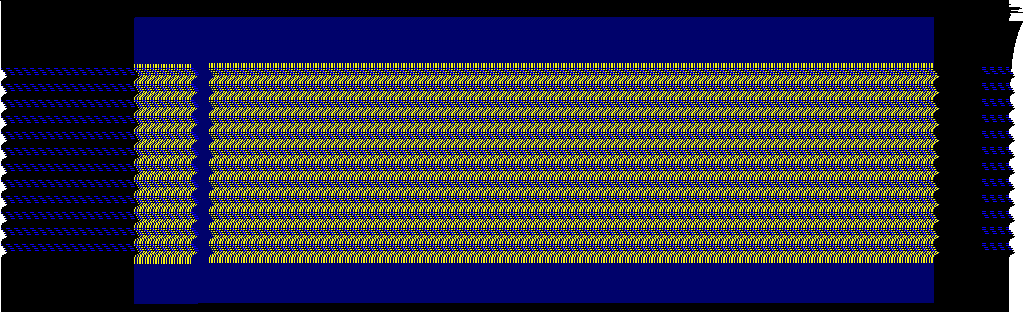
#> input picture UnitTests/RealCpc/reference/t3mode_crtc1.png, 1024 x 312 px
$ python t5_edges.py ../../../RealCpc/reference/t3mode_crtc1.png out.png
#> lines starting #> are read from the running program, lines starting #| are printed output that depends on the picture; after the words box and inside, x2 and y2 are one past the last pixel; in counts of white or black regions, pixels touching at a corner belong together
# Left / right paper edges of a T5 photo (green - red contrast) or Sugarbox capture, per CPC line of the paper.
import sys, numpy as np
from PIL import Image

def uniform_filter1d(a, n, axis=-1):
    a=np.moveaxis(np.asarray(a,dtype=float),axis,-1)
    k=np.ones(n)/n
    pad=n//2
    b=np.pad(a,[(0,0)]*(a.ndim-1)+[(pad,n-1-pad)],mode='edge')
    c=np.cumsum(b,axis=-1); c=np.concatenate([np.zeros(c.shape[:-1]+(1,)),c],axis=-1)
    r=(c[...,n:]-c[...,:-n])/n
    return np.moveaxis(r,-1,axis)

def paper_mask(path):
    a=np.asarray(Image.open(path).convert('RGB')).astype(float)
    if path.endswith('.png'):        # Sugarbox capture : paper white, text black, border elsewhere
        return (a[...,0]>200)&(a[...,1]>200)|((a.sum(2)<30)&False), True
    import os
    if os.environ.get('T5_BLUE'):
        bl=a[...,2]-(a[...,0]+a[...,1])/2
        bl=uniform_filter1d(uniform_filter1d(bl,15,axis=1),9,axis=0)
        H,W=bl.shape
        c=bl[H//10:9*H//10, W//10:9*W//10].ravel()
        h,edges_=np.histogram(c,256); mids=(edges_[:-1]+edges_[1:])/2
        best=None
        for t in range(1,255):
            w0=h[:t].sum(); w1=h[t:].sum()
            if w0==0 or w1==0: continue
            m0=(h[:t]*mids[:t]).sum()/w0; m1=(h[t:]*mids[t:]).sum()/w1
            v=w0*w1*(m0-m1)**2
            if best is None or v>best[0]: best=(v,mids[t])
        lum=uniform_filter1d(a.mean(2),15,axis=1)
        return (bl<best[1])&(lum>140), False
    y=a.mean(2)
    # text texture : local standard deviation of the luminance over 15 x 9 photo pixels
    m=uniform_filter1d(uniform_filter1d(y,15,axis=1),9,axis=0)
    m2=uniform_filter1d(uniform_filter1d(y*y,15,axis=1),9,axis=0)
    sd=np.sqrt(np.maximum(m2-m*m,0))
    H,W=sd.shape
    c=sd[H//3:2*H//3, W//3:2*W//3]
    thr=0.5*np.percentile(c,50)
    return sd>thr, False

def edges(mask, min_run):
    H,W=mask.shape
    L=np.full(H,np.nan); R=np.full(H,np.nan)
    for y in range(H):
        m=mask[y]
        # close the text holes : the paper is where the mask is set in most of a 2*min_run window
        f=uniform_filter1d(m.astype(float),min_run)>0.35
        xs=np.nonzero(f)[0]
        if len(xs)<W*0.25: continue
        # longest run
        d=np.diff(np.concatenate(([0],f.astype(int),[0])))
        st=np.nonzero(d==1)[0]; en=np.nonzero(d==-1)[0]
        runs=[(a_,b_) for a_,b_ in zip(st,en) if b_-a_>=W*0.04]
        if not runs: continue
        L[y]=runs[0][0]; R[y]=runs[-1][1]
    return L,R

if __name__=='__main__':
    path=sys.argv[1]
    mask,cap=paper_mask(path)
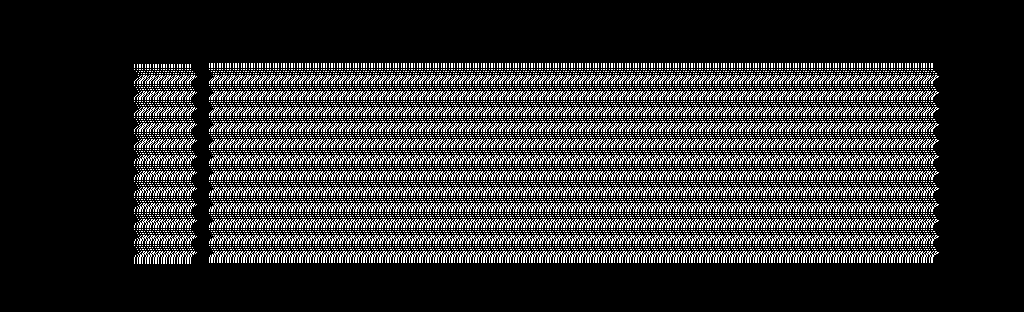
#> mask: shape (312, 1024) bool; 18.6% white in thin lines or dots, all inside (x1, y1, x2, y2) = (134, 63, 939, 264)
#> cap = True
    L,R=edges(mask, 6 if cap else 40)
    w=R-L
    big=np.nanmax(uniform_filter1d(np.nan_to_num(w),51))
#> big = 0
    ys=np.nonzero(np.nan_to_num(uniform_filter1d(np.nan_to_num(w),31))>0.5*big)[0]
#> ys = empty array
    # the longest block of rows
    cut=np.nonzero(np.diff(ys)>20)[0]
#> cut = empty array
    blocks=np.split(ys,cut+1); blk=max(blocks,key=len)
#> after `blocks = np.split(ys, cut + 1)`: blocks = [empty array]
#> after `blk = max(blocks, key=len)`: blk = empty array
#> (the run stopped early here; a loop or call above may not have finished)

$ run again, on UnitTests/RealCpc/reference/t5mon_1_crtc1.png
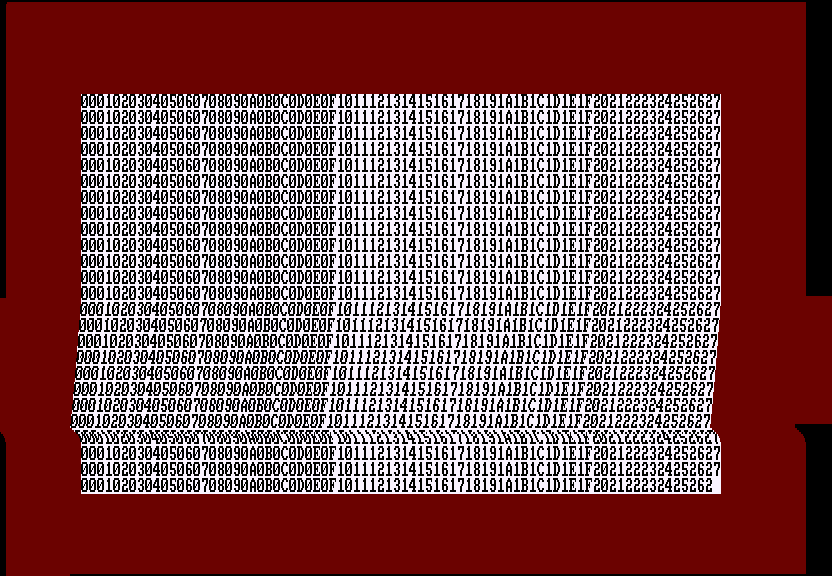
#> input picture UnitTests/RealCpc/reference/t5mon_1_crtc1.png, 832 x 576 px
#> `mask,cap=paper_mask(path)`:
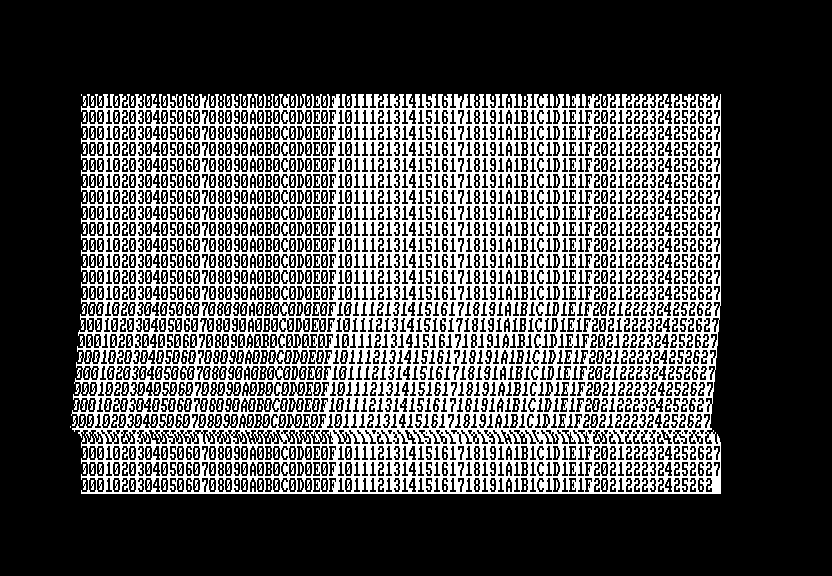
#> mask: shape (576, 832) bool; 31.6% white; 865 white regions (446 under 20 px), largest, box (x1, y1, x2, y2) and area: (71, 94, 721, 494) 137542, (83, 96, 86, 106) 24, (91, 96, 94, 106) 24
#> cap = True
#> big = 236.5
#> ys = 396 values from 97 to 492
#> cut = empty array
#> blocks = 1 item
#> blk = 396 values from 97 to 492
#> top = 97; bot = 492
#> the loop `for i in range(nl):` made 200 passes
#> after the loop `for i in range(nl):`: out = 200 rows, first 8: [330, 597], [350, 665], [nan, nan], [350, 657], [330, 597], [nan, nan], [81, 722], [nan, nan]
#> w = 307
#| ../../../RealCpc/reference/t5mon_1_crtc1.png top 97 bot 492 width 307.0
